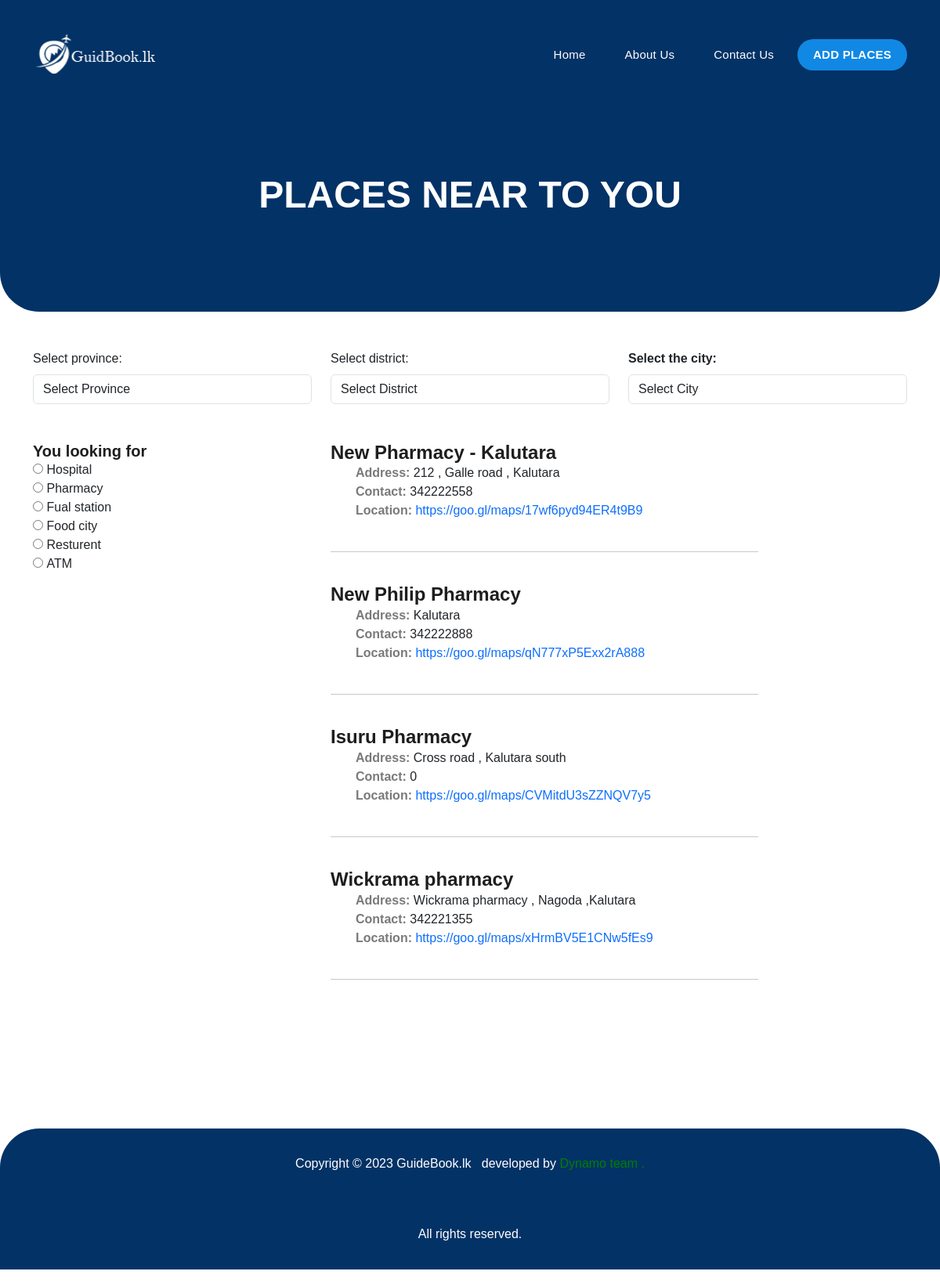
Page /places.php?cat=4& on the committed database.
### tables this page shows
CREATE TABLE `place` (
  `category_id` int(20) NOT NULL,
  `place_id` int(3) NOT NULL,
  `place_name` varchar(50) NOT NULL,
  `city_id` int(11) NOT NULL,
  `place_address` varchar(50) NOT NULL,
  `place_telephone` varchar(10) NOT NULL,
  `place_email` varchar(30) NOT NULL,
  `place_image` varchar(450) NOT NULL,
  `place_location` varchar(300) NOT NULL
);

### places.php (the view, shortened to what this page needs)
<?php
include('database/connection.php');
if(isset($_GET['cat'])){
  $category_id=$_GET['cat'];
}
else{
  $category_id=0;
}
if(isset($_GET['city'])){
  $city_id=$_GET['city'];
}
else{
  $city_id=0;
}
?>
<!DOCTYPE html>
<html lang="eng">
<head>
<link href="aditional/css/bootstrap.min.css" rel="stylesheet">
<link rel="stylesheet" href="aditional/css/style.css">
</head>
<body>
<?php
    include('nav.php');
  ?>
  <div class="page-heading header-text">
    <div class="container">
      <div class="row">
        <div class="col-lg-12">
          <h3>Places near to you</h3>
        </div>
      </div>
    </div>
  </div>
  <div class="container">
  <div class="row">
    <div class="col-12">
      <br><br>
      <div class="row">
        <div class="col-4">
        <label for="province" class="form-label">Select province:</label>
                     <select class="form-control" name="province" id="province">
                       <option>Select Province</option>
                     </select>
        </div>
        <div class="col-4">
        <div id="getdis">
                      <label for="dis" class="form-label">Select district:</label>
                      <select class="form-control" name="dis" id="dis">
                      <option>Select District</option>
                      </select>
            </div>
        </div>
        <div class="col-4">
        <div id="getcity">
                      <label for="city" class="form-label"><b>Select the city:</b></label>
                      <select class="form-control" name="city" id="city">
                      <option>Select City</option>
                      </select>
            </div>
        </div>
      </div>
    </div>
</div><br/><br/>
    <div class="row">
    <div class="col-4">
    <h5>You looking for</h5>
                  <form class="plcform" action="#">
                    <input type="Radio" id="place" name="placce" value="hospital" onclick="window.location.href='places.php?cat=1&'">
                    <label for="place1"> Hospital</label><br>
                    <input type="Radio" id="place" name="placce" value="pharmacy" onclick="window.location.href='places.php?cat=4&'">
                    <label for="place2"> Pharmacy</label><br>
                    <input type="Radio" id="place" name="placce" value="fualstation" onclick="window.location.href='places.php?cat=2&'">
                    <label for="place3"> Fual station</label><br>
                    <input type="Radio" id="place" name="placce" value="foodcity" onclick="window.location.href='places.php?cat=5&'">
                    <label for="place3"> Food city</label><br>
                    <input type="Radio" id="place" name="placce" value="resturent" onclick="window.location.href='places.php?cat=3&'">
                    <label for="place3">Resturent</label><br>
                    <input type="Radio" id="place" name="placce" value="atm" onclick="window.location.href='places.php?cat=6&'">
                    <label for="place3">ATM</label><br>
                </form>
    </div>
    <div class="col-6">
    <?php
     if($category_id==0){
      $sql_places="SELECT * FROM  place WHERE city_id=$city_id";
     }
     elseif($city_id==0){
      $sql_places="SELECT * FROM  place WHERE category_id=$category_id";
    }
    elseif($city_id==0 AND $category_id==0){
      $sql_places="SELECT * FROM  place";
    }
    else{
      $sql_places="SELECT * FROM  place WHERE category_id=$category_id AND city_id=$city_id";
    }
      $res_places=mysqli_query($conn,$sql_places);
      while($row_places=mysqli_fetch_array($res_places)){
    ?>
                <h4><?php echo $row_places['place_name']; ?></h4>
                 <ul class="detail">
                    <li class="detail-li"><span>Address: </span><?php echo $row_places['place_address']; ?></li>
                    <?php if($row_places['place_telephone']!=null){ ?>
                    <li class="detail-li"><span>Contact: </span><?php echo $row_places['place_telephone']; ?></li>
                    <?php } ?>
                    <li class="detail-li"><span>Location: </span><a href="<?php echo $row_places['place_location']; ?>" target="_blank"><?php echo $row_places['place_location']; ?></a></li>
                 </ul>
                    <br><hr><br>
    <?php } ?>
    </div>
  </div>
</div>
    <?php
    include('footer.php');
    ?>
</body>
</html>

### aditional/css/style.css (style rules this page uses)
html, body { font-family: 'Poppins', sans-serif; -ms-text-size-adjust: 100%; -webkit-font-smoothing: antialiased; -moz-osx-font-smoothing: grayscale; }
a { text-decoration: none !important; }
h1, h2, h3, h4, h5, h6 { color: #1e1e1e; margin-top: 0px; margin-bottom: 0px; font-weight: 700; }
ul { margin-bottom: 0px; }
ul { list-style-type: none; }
.page-heading { background-image: url(../images/page-heading-bg.jpg); border-radius: 0px 0px 50px 50px; background-position: center bottom; background-repeat: no-repeat; background-size: cover; padding: 200px 0px 100px 0px; text-align: center; }
.page-heading h3 { font-size: 48px; text-transform: uppercase; color: #fff; margin-top: 20px; position: relative; margin-bottom: 20px; }

### places.php (style rules this page uses)
ul li span { font-weight: bold; color:#7a7a7a; }

### rows in the picture
place: place_name "New Pharmacy - Kalutara", place_address "212 , Galle road , Kalutara", place_telephone "342222558", place_location "https://goo.gl/maps/17wf6pyd94ER4t9B9"
place: place_name "New Philip Pharmacy", place_address "Kalutara", place_telephone "342222888", place_location "https://goo.gl/maps/qN777xP5Exx2rA888"
place: place_name "Isuru Pharmacy", place_address "Cross road , Kalutara south", place_telephone "0", place_location "https://goo.gl/maps/CVMitdU3sZZNQV7y5"
place: place_name "Wickrama pharmacy", place_address "Wickrama pharmacy , Nagoda ,Kalutara", place_telephone "342221355", place_location "https://goo.gl/maps/xHrmBV5E1CNw5fEs9"
